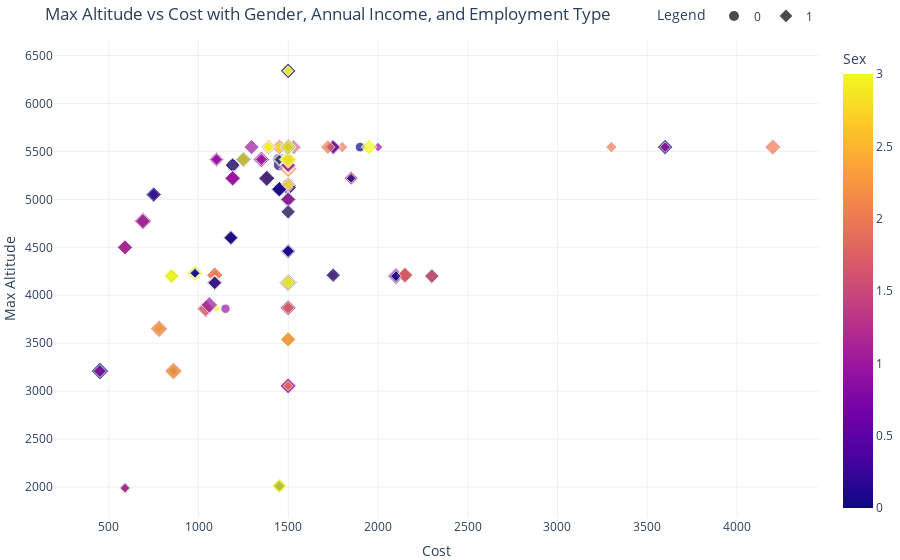

The cell this chart's notebook holds for it:
### Code cell
# Create the scatter plot
fig = px.scatter(
    df,
    x='Cost',
    y='Max Altitude',
    color='Sex',
    size='AnnualIncome',
    size_max=10,
    symbol='Employment Type',
    title='Max Altitude vs Cost with Gender, Annual Income, and Employment Type',
    labels={'Cost': 'Cost', 'Max Altitude': 'Max Altitude'},
    template='plotly_white'
)
# Update layout for better visualization
fig.update_layout(
    legend=dict(
        title='Legend',
        orientation='h',
        yanchor='bottom',
        y=1.02,
        xanchor='right',
        x=1
    ),
    margin=dict(l=0, r=0, t=40, b=0)
)

# Show the plot
fig.show()

### Figure 1 — Plotly figure (JSON) as saved in the notebook; plotly's stock layout.template omitted (floating-point values rounded to 4 significant figures; data arrays with more than 128 entries replaced by an {"elided": "..."} marker saying what was removed)
{"data": [{"hovertemplate": "Employment Type=0<br>Cost=%{x}<br>Max Altitude=%{y}<br>AnnualIncome=%{marker.size}<br>Sex=%{marker.color}<extra></extra>", "legendgroup": "0", "marker": {"color": [3, 3, 2, 0, 3, 0, 2, 2, 3, 2, 0, 0, 3, 0, 0, 0, 0, 3, 0, 0, 1, 2, 0, 1, 2, 1, 1, 1, 2, 1, 1, 1, 2, 3, 1, 0, 0, 0, 0, 1, 2, 2, 3, 1, 3, 0, 2, 0, 1, 3, 2, 0, 0, 3, 0, 0, 2, 2, 0, 3, 1, 0, 1, 3, 0, 0, 3, 3, 3, 1, 0, 1, 0, 3, 0, 0, 1, 2, 1, 1, 3, 1, 2, 0, 1, 3, 1, 3, 1, 0, 2, 3, 1, 2, 0, 2, 3], "coloraxis": "coloraxis", "size": [1050000, 300000, 850000, 400000, 300000, 300000, 1500000, 650000, 300000, 400000, 800000, 1300000, 850000, 400000, 1100000, 500000, 600000, 350000, 350000, 1500000, 850000, 700000, 300000, 400000, 1100000, 400000, 850000, 900000, 400000, 1300000, 350000, 1100000, 400000, 850000, 400000, 850000, 350000, 500000, 1050000, 800000, 850000, 900000, 800000, 800000, 400000, 1300000, 900000, 1300000, 1300000, 600000, 1100000, 300000, 400000, 750000, 350000, 300000, 300000, 750000, 850000, 1200000, 750000, 1100000, 1300000, 1200000, 900000, 900000, 850000, 800000, 350000, 300000, 1300000, 1200000, 900000, 800000, 1300000, 800000, 300000, 1000000, 350000, 650000, 300000, 1100000, 1300000, 300000, 850000, 1050000, 600000, 400000, 800000, 300000, 1300000, 300000, 300000, 1200000, 350000, 1500000, 400000], "sizemode": "area", "sizeref": 18000, "symbol": "circle"}, "mode": "markers", "name": "0", "orientation": "v", "showlegend": true, "type": "scatter", "x": [1750, 1750, 1750, 1090, 1090, 1090, 1090, 1090, 1499, 1499, 1250, 1100, 1250, 1250, 1450, 1450, 860, 1499, 1450, 1450, 1499, 1350, 1350, 1350, 1499, 3600, 3600, 1499, 1420, 1450, 1450, 1750, 1530, 1499, 1499, 1900, 1499, 1499, 1499, 1499, 1499, 1390, 1499, 1150, 1100, 1450, 1190, 1190, 1190, 1190, 1499, 780, 780, 780, 980, 980, 1499, 1499, 1180, 750, 750, 1499, 1499, 690, 690, 1499, 1499, 1499, 1499, 1499, 1450, 1190, 1190, 1499, 1499, 1499, 1499, 850, 590, 590, 850, 1499, 1499, 1499, 1499, 590, 590, 1499, 1499, 1850, 2150, 2150, 2150, 2100, 2300, 1499, 1499], "xaxis": "x", "y": [4210, 4210, 4210, 4210, 4210, 4130, 4210, 4210, 4130, 4130, 5416, 5416, 5416, 5416, 2012, 2012, 3210, 4130, 5416, 5416, 5416, 5416, 5416, 5416, 6340, 5545, 5545, 5545, 5545, 5545, 5545, 5545, 5545, 5545, 5545, 5545, 5545, 5545, 5546, 5546, 5546, 5545, 5320, 3860, 3860, 5360, 5357, 5357, 5357, 5357, 5357, 3650, 3650, 3650, 4230, 4230, 5143, 5143, 4600, 5050, 5050, 5122, 5122, 4773, 4773, 5000, 5000, 5000, 4870, 4870, 5106, 5220, 5220, 5160, 5160, 5160, 5416, 4200, 4500, 4500, 4200, 3540, 5545, 5545, 5545, 1990, 1990, 5545, 5545, 5220, 4210, 4210, 4210, 4200, 4200, 3870, 3870], "yaxis": "y"}, {"hovertemplate": "Employment Type=1<br>Cost=%{x}<br>Max Altitude=%{y}<br>AnnualIncome=%{marker.size}<br>Sex=%{marker.color}<extra></extra>", "legendgroup": "1", "marker": {"color": {"elided": "241 int values"}, "coloraxis": "coloraxis", "size": {"elided": "241 int values"}, "sizemode": "area", "sizeref": 18000, "symbol": "diamond"}, "mode": "markers", "name": "1", "orientation": "v", "showlegend": true, "type": "scatter", "x": {"elided": "241 int values"}, "xaxis": "x", "y": {"elided": "241 int values"}, "yaxis": "y"}], "layout": {"coloraxis": {"colorbar": {"title": {"text": "Sex"}}, "colorscale": [[0, "#0d0887"], [0.1111, "#46039f"], [0.2222, "#7201a8"], [0.3333, "#9c179e"], [0.4444, "#bd3786"], [0.5556, "#d8576b"], [0.6667, "#ed7953"], [0.7778, "#fb9f3a"], [0.8889, "#fdca26"], [1, "#f0f921"]]}, "legend": {"itemsizing": "constant", "orientation": "h", "title": {"text": "Legend"}, "tracegroupgap": 0, "x": 1, "xanchor": "right", "y": 1.02, "yanchor": "bottom"}, "margin": {"b": 0, "l": 0, "r": 0, "t": 40}, "title": {"text": "Max Altitude vs Cost with Gender, Annual Income, and Employment Type"}, "xaxis": {"anchor": "y", "domain": [0, 1], "title": {"text": "Cost"}}, "yaxis": {"anchor": "x", "domain": [0, 1], "title": {"text": "Max Altitude"}}}}
